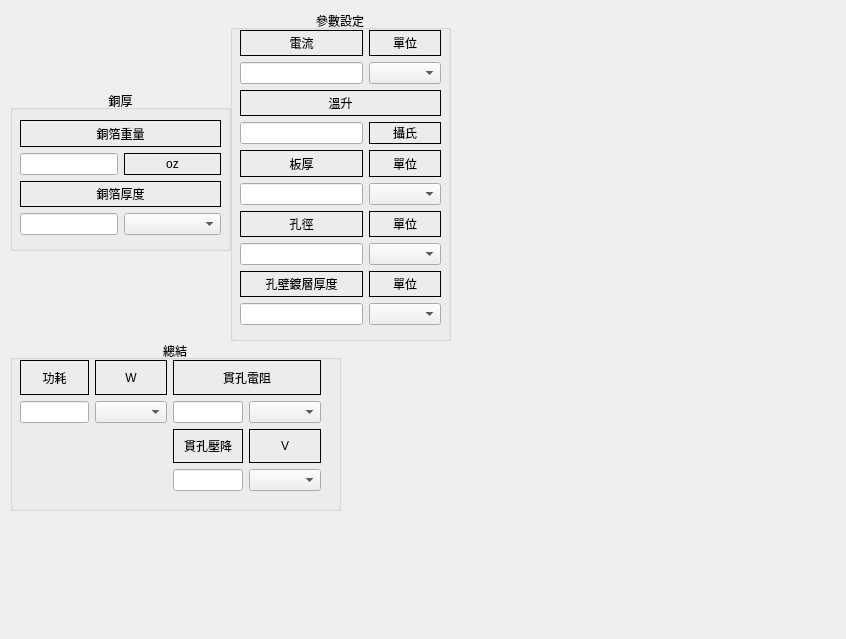
<?xml version="1.0" encoding="UTF-8"?>
<ui version="4.0">
 <class>Via_Current_cal</class>
 <widget class="QWidget" name="Via_Current_cal">
  <property name="geometry">
   <rect>
    <x>0</x>
    <y>0</y>
    <width>846</width>
    <height>639</height>
   </rect>
  </property>
  <property name="windowTitle">
   <string>Form</string>
  </property>
  <widget class="QGroupBox" name="groupBox_3">
   <property name="geometry">
    <rect>
     <x>10</x>
     <y>90</y>
     <width>221</width>
     <height>161</height>
    </rect>
   </property>
   <property name="title">
    <string>銅厚</string>
   </property>
   <property name="alignment">
    <set>Qt::AlignmentFlag::AlignCenter</set>
   </property>
   <widget class="QWidget" name="layoutWidget_2">
    <property name="geometry">
     <rect>
      <x>10</x>
      <y>30</y>
      <width>201</width>
      <height>115</height>
     </rect>
    </property>
    <layout class="QGridLayout" name="gridLayout_4" rowstretch="0,0,0,0" columnstretch="1,1">
     <item row="1" column="1">
      <widget class="QLabel" name="label_12">
       <property name="frameShape">
        <enum>QFrame::Shape::Box</enum>
       </property>
       <property name="text">
        <string>oz</string>
       </property>
       <property name="alignment">
        <set>Qt::AlignmentFlag::AlignCenter</set>
       </property>
      </widget>
     </item>
     <item row="3" column="0">
      <widget class="QLineEdit" name="thickness_lineEdit"/>
     </item>
     <item row="1" column="0">
      <widget class="QLineEdit" name="Mass_lineEdit"/>
     </item>
     <item row="3" column="1">
      <widget class="QComboBox" name="thickness_comboBox"/>
     </item>
     <item row="0" column="0" colspan="2">
      <widget class="QLabel" name="label_9">
       <property name="frameShape">
        <enum>QFrame::Shape::Box</enum>
       </property>
       <property name="text">
        <string>銅箔重量</string>
       </property>
       <property name="alignment">
        <set>Qt::AlignmentFlag::AlignCenter</set>
       </property>
      </widget>
     </item>
     <item row="2" column="0" colspan="2">
      <widget class="QLabel" name="label_10">
       <property name="frameShape">
        <enum>QFrame::Shape::Box</enum>
       </property>
       <property name="text">
        <string>銅箔厚度</string>
       </property>
       <property name="alignment">
        <set>Qt::AlignmentFlag::AlignCenter</set>
       </property>
      </widget>
     </item>
    </layout>
   </widget>
  </widget>
  <widget class="QGroupBox" name="groupBox_11">
   <property name="geometry">
    <rect>
     <x>230</x>
     <y>10</y>
     <width>221</width>
     <height>331</height>
    </rect>
   </property>
   <property name="title">
    <string>參數設定</string>
   </property>
   <property name="alignment">
    <set>Qt::AlignmentFlag::AlignCenter</set>
   </property>
   <widget class="QWidget" name="layoutWidget_11">
    <property name="geometry">
     <rect>
      <x>10</x>
      <y>20</y>
      <width>201</width>
      <height>295</height>
     </rect>
    </property>
    <layout class="QGridLayout" name="gridLayout_13" columnstretch="0,0">
     <item row="8" column="0">
      <widget class="QLabel" name="label_19">
       <property name="frameShape">
        <enum>QFrame::Shape::Box</enum>
       </property>
       <property name="text">
        <string>孔壁鍍層厚度</string>
       </property>
       <property name="alignment">
        <set>Qt::AlignmentFlag::AlignCenter</set>
       </property>
      </widget>
     </item>
     <item row="3" column="0">
      <widget class="QLineEdit" name="temp_lineEdit"/>
     </item>
     <item row="4" column="1">
      <widget class="QLabel" name="label_16">
       <property name="frameShape">
        <enum>QFrame::Shape::Box</enum>
       </property>
       <property name="text">
        <string>單位</string>
       </property>
       <property name="alignment">
        <set>Qt::AlignmentFlag::AlignCenter</set>
       </property>
      </widget>
     </item>
     <item row="4" column="0">
      <widget class="QLabel" name="label_15">
       <property name="frameShape">
        <enum>QFrame::Shape::Box</enum>
       </property>
       <property name="text">
        <string>板厚</string>
       </property>
       <property name="alignment">
        <set>Qt::AlignmentFlag::AlignCenter</set>
       </property>
      </widget>
     </item>
     <item row="3" column="1">
      <widget class="QLabel" name="label_24">
       <property name="frameShape">
        <enum>QFrame::Shape::Box</enum>
       </property>
       <property name="text">
        <string>攝氏</string>
       </property>
       <property name="alignment">
        <set>Qt::AlignmentFlag::AlignCenter</set>
       </property>
      </widget>
     </item>
     <item row="0" column="1">
      <widget class="QLabel" name="label_23">
       <property name="frameShape">
        <enum>QFrame::Shape::Box</enum>
       </property>
       <property name="text">
        <string>單位</string>
       </property>
       <property name="alignment">
        <set>Qt::AlignmentFlag::AlignCenter</set>
       </property>
      </widget>
     </item>
     <item row="8" column="1">
      <widget class="QLabel" name="label_27">
       <property name="frameShape">
        <enum>QFrame::Shape::Box</enum>
       </property>
       <property name="text">
        <string>單位</string>
       </property>
       <property name="alignment">
        <set>Qt::AlignmentFlag::AlignCenter</set>
       </property>
      </widget>
     </item>
     <item row="0" column="0">
      <widget class="QLabel" name="label_21">
       <property name="frameShape">
        <enum>QFrame::Shape::Box</enum>
       </property>
       <property name="text">
        <string>電流</string>
       </property>
       <property name="alignment">
        <set>Qt::AlignmentFlag::AlignCenter</set>
       </property>
      </widget>
     </item>
     <item row="9" column="0">
      <widget class="QLineEdit" name="HoleWallThickness"/>
     </item>
     <item row="2" column="0" colspan="2">
      <widget class="QLabel" name="label_22">
       <property name="frameShape">
        <enum>QFrame::Shape::Box</enum>
       </property>
       <property name="text">
        <string>溫升</string>
       </property>
       <property name="alignment">
        <set>Qt::AlignmentFlag::AlignCenter</set>
       </property>
      </widget>
     </item>
     <item row="6" column="0">
      <widget class="QLabel" name="label_18">
       <property name="frameShape">
        <enum>QFrame::Shape::Box</enum>
       </property>
       <property name="text">
        <string>孔徑</string>
       </property>
       <property name="alignment">
        <set>Qt::AlignmentFlag::AlignCenter</set>
       </property>
      </widget>
     </item>
     <item row="9" column="1">
      <widget class="QComboBox" name="HoleWallThickness_comboBox"/>
     </item>
     <item row="1" column="1">
      <widget class="QComboBox" name="Current_comboBox"/>
     </item>
     <item row="6" column="1">
      <widget class="QLabel" name="label_17">
       <property name="frameShape">
        <enum>QFrame::Shape::Box</enum>
       </property>
       <property name="text">
        <string>單位</string>
       </property>
       <property name="alignment">
        <set>Qt::AlignmentFlag::AlignCenter</set>
       </property>
      </widget>
     </item>
     <item row="5" column="1">
      <widget class="QComboBox" name="BoardThickness_comboBox"/>
     </item>
     <item row="1" column="0">
      <widget class="QLineEdit" name="Current_lineEdit"/>
     </item>
     <item row="5" column="0">
      <widget class="QLineEdit" name="BoardThickness"/>
     </item>
     <item row="7" column="0">
      <widget class="QLineEdit" name="ViaDiameter"/>
     </item>
     <item row="7" column="1">
      <widget class="QComboBox" name="ViaDiameter_comboBox"/>
     </item>
    </layout>
   </widget>
  </widget>
  <widget class="QLabel" name="label">
   <property name="geometry">
    <rect>
     <x>480</x>
     <y>20</y>
     <width>261</width>
     <height>311</height>
    </rect>
   </property>
   <property name="text">
    <string/>
   </property>
   <property name="pixmap">
    <pixmap resource="../resources/Scientific_computing.qrc">:/resources/cylindrical tube.bmp</pixmap>
   </property>
   <property name="scaledContents">
    <bool>true</bool>
   </property>
  </widget>
  <widget class="QGroupBox" name="groupBox_4">
   <property name="geometry">
    <rect>
     <x>10</x>
     <y>340</y>
     <width>331</width>
     <height>171</height>
    </rect>
   </property>
   <property name="title">
    <string>總結</string>
   </property>
   <property name="alignment">
    <set>Qt::AlignmentFlag::AlignCenter</set>
   </property>
   <widget class="QWidget" name="layoutWidget_3">
    <property name="geometry">
     <rect>
      <x>10</x>
      <y>20</y>
      <width>301</width>
      <height>131</height>
     </rect>
    </property>
    <layout class="QGridLayout" name="gridLayout_5" rowstretch="0,0,0,0" columnstretch="0,0,0,0">
     <item row="2" column="2">
      <widget class="QLabel" name="label_30">
       <property name="frameShape">
        <enum>QFrame::Shape::Box</enum>
       </property>
       <property name="text">
        <string>貫孔壓降</string>
       </property>
       <property name="alignment">
        <set>Qt::AlignmentFlag::AlignCenter</set>
       </property>
      </widget>
     </item>
     <item row="1" column="3">
      <widget class="QComboBox" name="ViaImpedance_comboBox"/>
     </item>
     <item row="3" column="2">
      <widget class="QLineEdit" name="ViaVoltageDrop_lineEdit"/>
     </item>
     <item row="3" column="3">
      <widget class="QComboBox" name="ViaVoltageDrop_comboBox"/>
     </item>
     <item row="0" column="2" colspan="2">
      <widget class="QLabel" name="label_25">
       <property name="frameShape">
        <enum>QFrame::Shape::Box</enum>
       </property>
       <property name="text">
        <string>貫孔電阻</string>
       </property>
       <property name="alignment">
        <set>Qt::AlignmentFlag::AlignCenter</set>
       </property>
      </widget>
     </item>
     <item row="2" column="3">
      <widget class="QLabel" name="label_20">
       <property name="frameShape">
        <enum>QFrame::Shape::Box</enum>
       </property>
       <property name="text">
        <string>V</string>
       </property>
       <property name="alignment">
        <set>Qt::AlignmentFlag::AlignCenter</set>
       </property>
      </widget>
     </item>
     <item row="1" column="2">
      <widget class="QLineEdit" name="ViaImpedance_lineEdit"/>
     </item>
     <item row="0" column="0">
      <widget class="QLabel" name="label_29">
       <property name="frameShape">
        <enum>QFrame::Shape::Box</enum>
       </property>
       <property name="text">
        <string>功耗</string>
       </property>
       <property name="alignment">
        <set>Qt::AlignmentFlag::AlignCenter</set>
       </property>
      </widget>
     </item>
     <item row="0" column="1">
      <widget class="QLabel" name="label_26">
       <property name="frameShape">
        <enum>QFrame::Shape::Box</enum>
       </property>
       <property name="text">
        <string>W</string>
       </property>
       <property name="alignment">
        <set>Qt::AlignmentFlag::AlignCenter</set>
       </property>
      </widget>
     </item>
     <item row="1" column="0">
      <widget class="QLineEdit" name="ViaConsumption_lineEdit"/>
     </item>
     <item row="1" column="1">
      <widget class="QComboBox" name="ViaConsumption_comboBox"/>
     </item>
    </layout>
   </widget>
  </widget>
  <widget class="QLabel" name="label_2">
   <property name="geometry">
    <rect>
     <x>410</x>
     <y>350</y>
     <width>391</width>
     <height>261</height>
    </rect>
   </property>
   <property name="text">
    <string/>
   </property>
   <property name="pixmap">
    <pixmap resource="../resources/Scientific_computing.qrc">:/resources/via_formula.jpg</pixmap>
   </property>
   <property name="scaledContents">
    <bool>true</bool>
   </property>
  </widget>
 </widget>
 <resources>
  <include location="../resources/Scientific_computing.qrc"/>
 </resources>
 <connections/>
</ui>
